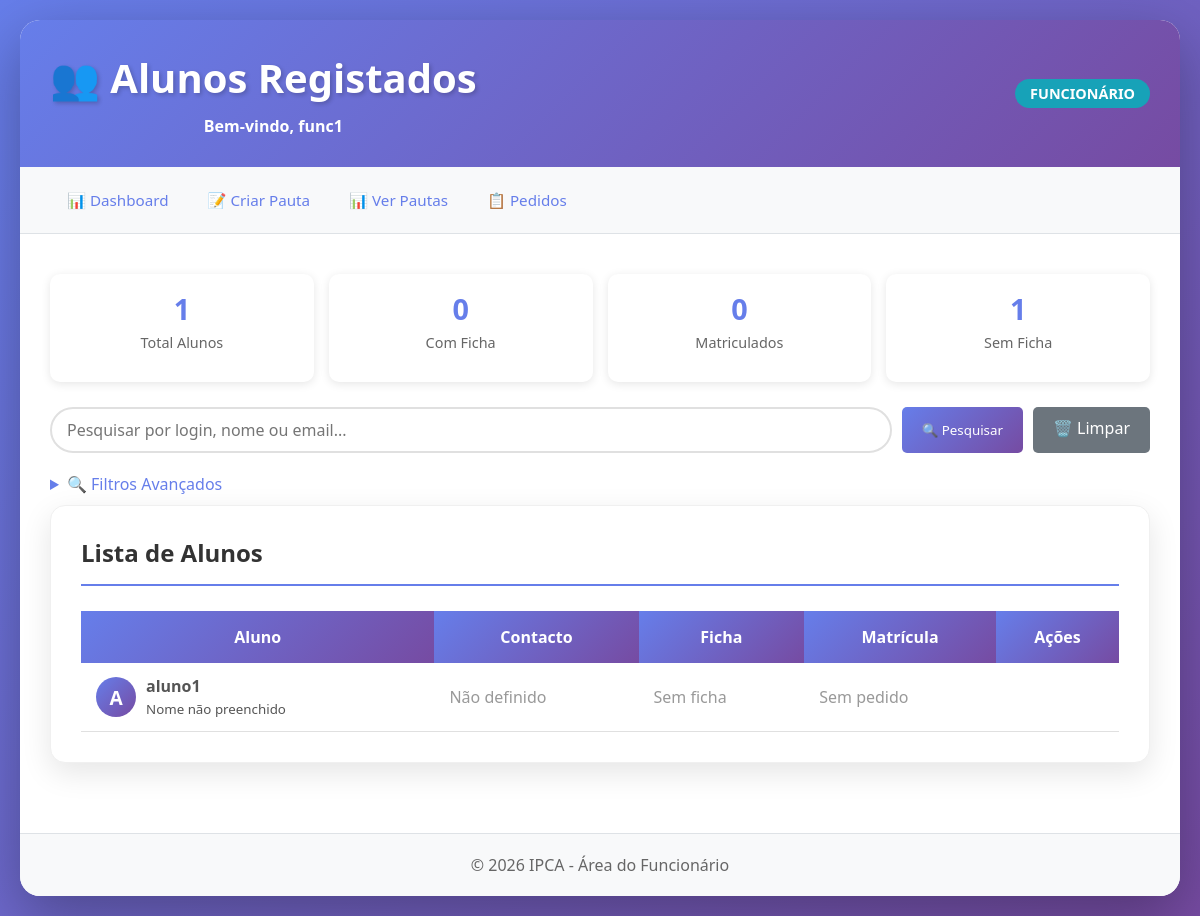
Page /funcionario/ver_alunos.php (signed in) on the committed database.
### tables this page shows
CREATE TABLE `users` (
  `login` varchar(20) NOT NULL,
  `pwd` varchar(250) NOT NULL,
  `grupo` int(11) NOT NULL,
  `email` varchar(100) DEFAULT NULL,
  `nome_completo` varchar(200) DEFAULT NULL,
  `ultimo_acesso` datetime DEFAULT NULL
);

### funcionario/ver_alunos.php (the view, shortened to what this page needs)
<?php
require_once '../config.php';
$search = isset($_GET['search']) ? mysqli_real_escape_string($conn, $_GET['search']) : '';
$query = "
    SELECT
        u.login,
        u.email,
        u.nome_completo,
        f.id as ficha_id,
        f.estado as estado_ficha,
        f.curso_id as ficha_curso_id,
        f.data_submissao,
        f.foto_path,
        c.Nome as curso_ficha,
        pm.id as pedido_id,
        pm.estado as estado_matricula,
        pm.curso_id as matricula_curso_id,
        pm.data_pedido,
        pm.data_decisao,
        c2.Nome as curso_matricula
    FROM users u
    LEFT JOIN fichas_aluno f ON u.login = f.aluno_id
    LEFT JOIN cursos c ON f.curso_id = c.ID
    LEFT JOIN pedidos_matricula pm ON u.login = pm.aluno_id AND pm.id = (
        SELECT id FROM pedidos_matricula
        WHERE aluno_id = u.login
        ORDER BY data_pedido DESC
        LIMIT 1
    )
    LEFT JOIN cursos c2 ON pm.curso_id = c2.ID
    WHERE u.grupo = 2
";
$query .= " ORDER BY u.login";
$alunos = mysqli_query($conn, $query);
$total_alunos = mysqli_fetch_assoc(mysqli_query($conn, "SELECT COUNT(*) as total FROM users WHERE grupo=2"))['total'];
$com_ficha = mysqli_fetch_assoc(mysqli_query($conn, "SELECT COUNT(DISTINCT aluno_id) as total FROM fichas_aluno"))['total'];
$com_matricula_aprovada = mysqli_fetch_assoc(mysqli_query($conn, "SELECT COUNT(DISTINCT aluno_id) as total FROM pedidos_matricula WHERE estado='aprovado'"))['total'];
?>
<!DOCTYPE html>
<html lang="pt">
<head>
    <link rel="stylesheet" href="../estilo.css">
</head>
<body>
    <div class="container">
        <div class="header">
            <div style="display: flex; justify-content: space-between; align-items: center; flex-wrap: wrap;">
                <div>
                    <h1>👥 Alunos Registados</h1>
                    <p style="margin-left: 20px;"><strong>Bem-vindo, <?php echo $_SESSION['login']; ?></strong></p>
                </div>
                <div class="menu-perfil">
                    <span class="profile-badge" style="background: #17a2b8;">FUNCIONÁRIO</span>
                </div>
            </div>
        </div>
        <div class="nav">
            <a href="dashboard.php">📊 Dashboard</a>
            <a href="criar_pauta.php">📝 Criar Pauta</a>
            <a href="ver_pautas.php">📊 Ver Pautas</a>
            <a href="ver_pedidos.php">📋 Pedidos</a>
        </div>
        <div class="content">
            <div class="stats-grid">
                <div class="stat-card-small">
                    <div class="stat-value"><?php echo $total_alunos; ?></div>
                    <div class="stat-label">Total Alunos</div>
                </div>
                <div class="stat-card-small">
                    <div class="stat-value"><?php echo $com_ficha; ?></div>
                    <div class="stat-label">Com Ficha</div>
                </div>
                <div class="stat-card-small">
                    <div class="stat-value"><?php echo $com_matricula_aprovada; ?></div>
                    <div class="stat-label">Matriculados</div>
                </div>
                <div class="stat-card-small">
                    <div class="stat-value"><?php echo $total_alunos - $com_ficha; ?></div>
                    <div class="stat-label">Sem Ficha</div>
                </div>
            </div>
            <form method="GET" class="search-bar">
                <input type="text" name="search" class="search-input" placeholder="Pesquisar por login, nome ou email..." value="<?php echo htmlspecialchars($search); ?>">
                <button type="submit" class="btn-filtro">🔍 Pesquisar</button>
                <a href="ver_alunos.php" class="btn-limpar">🗑️ Limpar</a>
            </form>
            <details>
                <summary style="margin-bottom: 10px; color: #667eea; cursor: pointer;">🔍 Filtros Avançados</summary>
            </details>
            <div class="card">
                <h2>Lista de Alunos</h2>
                <?php if ($alunos && mysqli_num_rows($alunos) > 0): ?>
                    <table class="table">
                        <thead>
                            <tr>
                                <th>Aluno</th>
                                <th>Contacto</th>
                                <th>Ficha</th>
                                <th>Matrícula</th>
                                <th>Ações</th>
                            </tr>
                        </thead>
                        <tbody>
                            <?php while ($aluno = mysqli_fetch_assoc($alunos)): ?>
                            <tr>
                                <td>
                                    <div style="display: flex; align-items: center; gap: 10px;">
                                        <?php if ($aluno['foto_path']): ?>
                                            <img src="../<?php echo $aluno['foto_path']; ?>" class="aluno-avatar">
                                        <?php else: ?>
                                            <div class="avatar-placeholder">
                                                <?php echo strtoupper(substr($aluno['login'], 0, 1)); ?>
                                            </div>
                                        <?php endif; ?>
                                        <div>
                                            <strong><?php echo $aluno['login']; ?></strong><br>
                                            <small><?php echo $aluno['nome_completo'] ?? 'Nome não preenchido'; ?></small>
                                        </div>
                                    </div>
                                </td>
                                <td>
                                    <?php if ($aluno['email']): ?>
                                        <a href="mailto:<?php echo $aluno['email']; ?>"><?php echo $aluno['email']; ?></a>
                                    <?php else: ?>
                                        <span style="color: #999;">Não definido</span>
                                    <?php endif; ?>
                                </td>
                                <td>
                                    <?php if ($aluno['ficha_id']): ?>
                                        <span class="badge <?php
                                            echo $aluno['estado_ficha'] == 'aprovada' ? 'badge-aluno' :
                                                ($aluno['estado_ficha'] == 'submetida' ? 'badge-admin' :
                                                ($aluno['estado_ficha'] == 'rejeitada' ? 'badge' : 'badge-admin'));
                                        ?>" style="<?php echo $aluno['estado_ficha'] == 'rejeitada' ? 'background: #dc3545;' : ''; ?>">
                                            <?php echo ucfirst($aluno['estado_ficha']); ?>
                                        </span>
                                        <?php if ($aluno['curso_ficha']): ?>
                                            <br><small><?php echo $aluno['curso_ficha']; ?></small>
                                        <?php endif; ?>
                                    <?php else: ?>
                                        <span style="color: #999;">Sem ficha</span>
                                    <?php endif; ?>
                                </td>
                                <td>
                                    <?php if ($aluno['pedido_id']): ?>
                                        <span class="badge <?php
                                            echo $aluno['estado_matricula'] == 'aprovado' ? 'badge-aluno' :
                                                ($aluno['estado_matricula'] == 'pendente' ? 'badge-admin' : 'badge');
                                        ?>" style="<?php echo $aluno['estado_matricula'] == 'rejeitado' ? 'background: #dc3545;' : ''; ?>">
                                            <?php echo ucfirst($aluno['estado_matricula']); ?>
                                        </span>
                                        <?php if ($aluno['curso_matricula']): ?>
                                            <br><small><?php echo $aluno['curso_matricula']; ?></small>
                                        <?php endif; ?>
                                    <?php else: ?>
                                        <span style="color: #999;">Sem pedido</span>
                                    <?php endif; ?>
                                </td>
                                <td>
                                </td>
                            </tr>
                            <?php endwhile; ?>
                        </tbody>
                    </table>
                <?php endif; ?>
            </div>
        </div>
        <div class="footer">
            <p>&copy; 2026 IPCA - Área do Funcionário</p>
        </div>
    </div>
</body>
</html>

### estilo.css (style rules this page uses)
* { margin: 0; padding: 0; box-sizing: border-box; font-family: 'Segoe UI', Tahoma, Geneva, Verdana, sans-serif; }
body { background: linear-gradient(135deg, #667eea 0%, #764ba2 100%); min-height: 100vh; padding: 20px; }
.container { max-width: 1200px; margin: 0 auto; background: white; border-radius: 20px; box-shadow: 0 20px 60px rgba(0,0,0,0.3); overflow: hidden; animation: slideIn 0.5s ease-out; }
.header { background: linear-gradient(135deg, #667eea 0%, #764ba2 100%); color: white; padding: 30px; text-align: center; }
.header h1 { font-size: 2.5em; margin-bottom: 10px; text-shadow: 2px 2px 4px rgba(0,0,0,0.2); }
.nav { background: #f8f9fa; padding: 15px 30px; border-bottom: 1px solid #dee2e6; }
.nav a { color: #667eea; text-decoration: none; padding: 10px 20px; margin: 0 5px; border-radius: 25px; transition: all 0.3s; font-weight: 500; }
.content { padding: 40px 30px; }
.card { background: white; border-radius: 15px; padding: 30px; box-shadow: 0 10px 30px rgba(0,0,0,0.1); margin-bottom: 30px; border: 1px solid #f0f0f0; }
.card h2 { color: #333; margin-bottom: 25px; padding-bottom: 15px; border-bottom: 2px solid #667eea; }
.table { width: 100%; border-collapse: collapse; margin-top: 20px; }
.table th { background: linear-gradient(135deg, #667eea 0%, #764ba2 100%); color: white; padding: 15px; font-weight: 600; }
.table td { padding: 12px 15px; border-bottom: 1px solid #e0e0e0; color: #555; }
.footer { text-align: center; padding: 20px; background: #f8f9fa; color: #666; border-top: 1px solid #dee2e6; }
.profile-badge { display: inline-block; padding: 5px 15px; border-radius: 20px; font-size: 0.9em; font-weight: 600; margin-left: 10px; }
.menu-perfil { position: relative; display: inline-block; }
.stats-grid { display: grid; grid-template-columns: repeat(auto-fit, minmax(250px, 1fr)); gap: 20px; margin-bottom: 30px; }
.stat-label { font-size: 1.2em; color: #666; margin-bottom: 15px; }

### funcionario/ver_alunos.php (style rules this page uses)
.nav { display: flex; flex-wrap: wrap; gap: 5px; background: #f8f9fa; padding: 15px 30px; border-bottom: 1px solid #dee2e6; }
.nav a { color: #667eea; text-decoration: none; padding: 8px 15px; margin: 0 2px; border-radius: 25px; transition: all 0.3s; font-weight: 500; white-space: nowrap; font-size: 0.95em; }
.stats-grid { display: grid; grid-template-columns: repeat(auto-fit, minmax(150px, 1fr)); gap: 15px; margin-bottom: 25px; }
.stat-card-small { background: white; border-radius: 10px; padding: 15px; box-shadow: 0 2px 10px rgba(0,0,0,0.1); text-align: center; }
.stat-value { font-size: 1.8em; font-weight: bold; color: #667eea; }
.stat-label { font-size: 0.9em; color: #666; margin-top: 5px; }
.search-bar { display: flex; gap: 10px; margin-bottom: 20px; flex-wrap: wrap; }
.search-input { flex: 1; min-width: 250px; padding: 10px 15px; border: 2px solid #e0e0e0; border-radius: 25px; font-size: 1em; }
.btn-filtro { background: linear-gradient(135deg, #667eea 0%, #764ba2 100%); color: white; border: none; padding: 10px 20px; border-radius: 5px; cursor: pointer; transition: all 0.3s; }
.btn-limpar { background: #6c757d; color: white; border: none; padding: 10px 20px; border-radius: 5px; cursor: pointer; transition: all 0.3s; text-decoration: none; display: inline-block; text-align: center; }
.avatar-placeholder { width: 40px; height: 40px; border-radius: 50%; background: linear-gradient(135deg, #667eea 0%, #764ba2 100%); color: white; display: flex; align-items: center; justify-content: center; font-weight: bold; font-size: 1.2em; }

### rows in the picture
users: login "A", login "aluno1", nome_completo "Nome não preenchido", shows "Não definido"

### other values in the picture
$_SESSION['login'] "func1"
$total_alunos "1"
$com_ficha "0"
$com_matricula_aprovada "0"
$total_alunos - $com_ficha "1"
